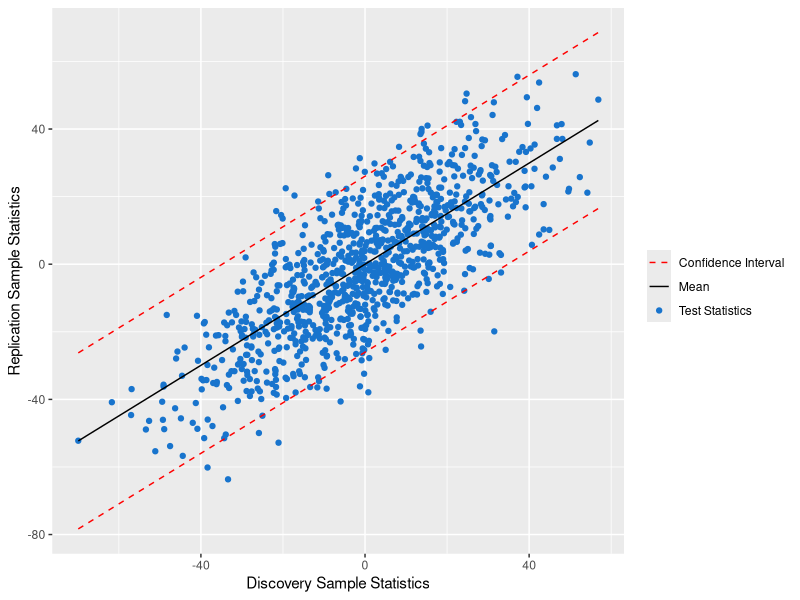
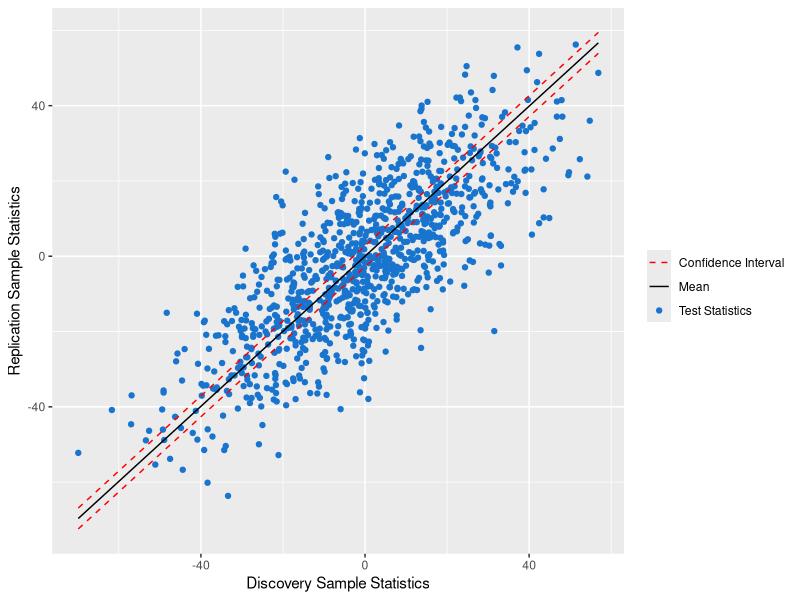
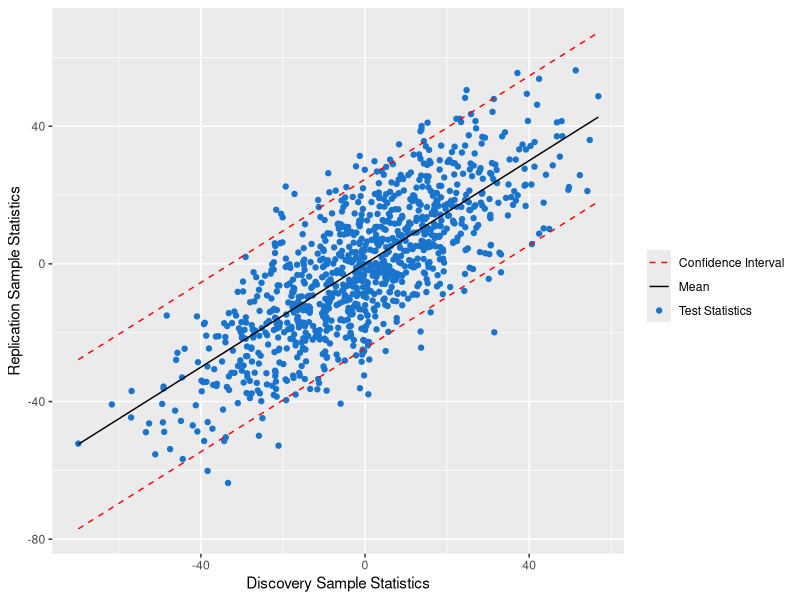
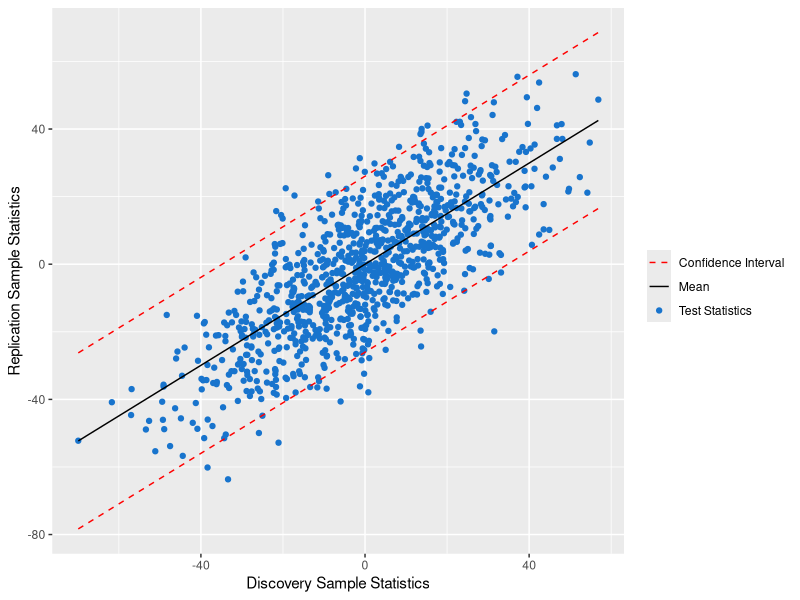
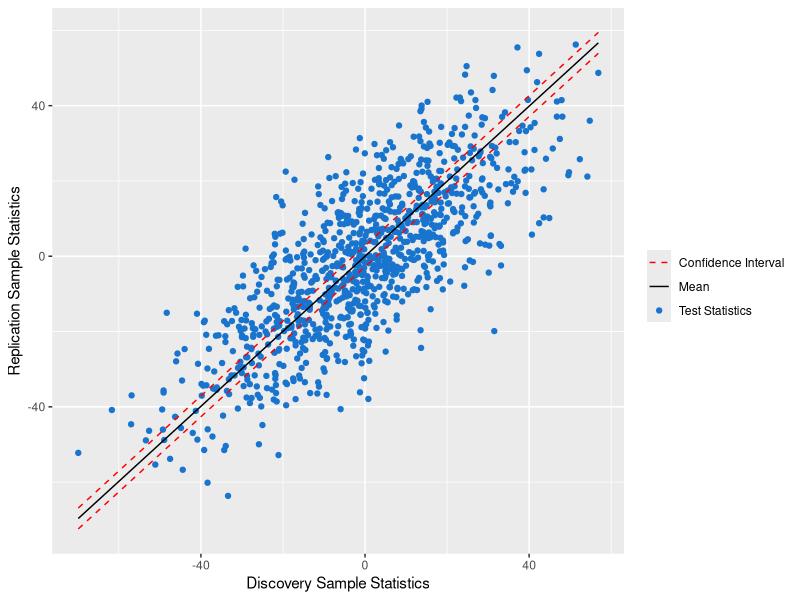
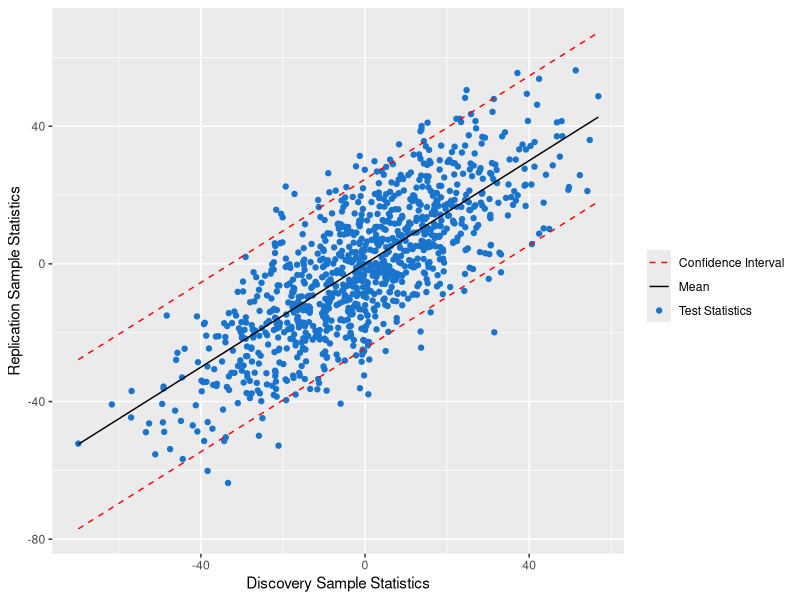

Here is the R script that generated these plots, in order:
#libraries
#install.packages("mvtnorm")
library(mvtnorm)
library(tidyverse)
library(MASS)
library(ggplot2)
library(dplyr)
library(plyr)
library(reshape2)


#simulating data 
var_g<-4*.75
var_c1<-4*.25
var_c2<-4*.25
sigma<-sqrt(var_g)
sigma_c1<-sqrt(var_c1) #first study
sigma_c2<-sqrt(var_c2) #second study 
M<-1000#number of snps
#pValue<-0.05/M
#pValue<-(1*10^(-4))
ZScore<- qnorm(0.05/M,lower.tail =FALSE)
#ZScore<-5.2
sampleSizeS1<-100
sampleSizeS2<-100

#generating lambda
lambda <- rnorm(n=M, mean=0, sd=sigma)
#generating C1
delta1 <- rnorm(n=M, mean=0, sd=sigma_c1)
#simulating C2
delta2 <- rnorm(n=M, mean=0, sd=sigma_c2)

#generating two test statistics with different confounders
data1<-matrix(nrow=M, ncol=5)

for(i in 1:M){
  data1[i,1]<-lambda[i]
  data1[i,2]<-delta1[i]
  data1[i,3]<-delta2[i]
  data1[i,4]<-rnorm(n=1, mean=(lambda[i]+delta1[i])*sqrt(sampleSizeS1), sd=1) #s1
  data1[i,5]<-rnorm(n=1, mean=(lambda[i]+delta2[i])*sqrt(sampleSizeS2), sd=1) #s2
}

data1=as.data.frame(data1)
colnames(data1)=c("lambda", "delta1", "delta2", "s1", "s2")
#results.data<-filter(data1, s1>ZScore)

data1$s1_2<-(data1$s1)/sqrt(sampleSizeS1)
data1$s2_2<-(data1$s2)/sqrt(sampleSizeS2)
s1_sig<-data1 %>% filter(s1_2>ZScore | s1_2<(-ZScore))


calculate_upperCI<-function(s1,sampleS1, sampleS2, var_g, c1, c2){
  sd_S1<-sqrt(sampleS1*var_g+1+c1*sampleS1)
  sd_S2<-sqrt(sampleS2*var_g+1+c2*sampleS2)
  mean<-(sqrt(sampleS1)*sqrt(sampleS2)*var_g*s1)/(sd_S1^2)
  var2<-sd_S2^2-((sampleS1*sampleS2*var_g^2)/(sd_S1^2))
  error <- qnorm(0.975)*sqrt(var2)
  mean+error
}

calculate_lowerCI<-function(s1,sampleS1, sampleS2, var_g, c1, c2){
  sd_S1<-sqrt(sampleS1*var_g+1+c1*sampleS1)
  sd_S2<-sqrt(sampleS2*var_g+1+c2*sampleS2)
  mean<-(sqrt(sampleS1)*sqrt(sampleS2)*var_g*s1)/(sd_S1^2)
  var2<-sd_S2^2-((sampleS1*sampleS2*var_g^2)/(sd_S1^2))
  error <- qnorm(0.975)*sqrt(var2)
  return(mean-error)
}

calculate_mean<-function(s1,sampleS1,sampleS2, var_g, c1, c2){
  sd_S1<-sqrt(sampleS1*var_g+1+c1*sampleS1)
  sd_S2<-sqrt(sampleS2*var_g+1+c2*sampleS2)
  mean<-(sqrt(sampleS1)*sqrt(sampleS2)*var_g*s1)/(sd_S1^2)
}


pred_obs<-ggplot(data = data1, mapping = aes(x = s1, y = s2)) +
  geom_point(mapping =aes(color="Test Statistics"))+
  stat_function(fun=calculate_lowerCI,args=list(sampleS1=sampleSizeS1, sampleS2=sampleSizeS2, var_g=var_g, c1=var_c1, c2=var_c2),linetype = 2, color="red")+
  stat_function(fun=calculate_upperCI,args=list(sampleS1=sampleSizeS1, sampleS2=sampleSizeS2, var_g=var_g, c1=var_c1, c2=var_c2),linetype = 2, mapping =aes(color="Confidence Interval"))+
  stat_function(fun=calculate_mean, args=list(sampleS1=sampleSizeS1, sampleS2=sampleSizeS2, var_g=var_g, c1=var_c1, c2=var_c2), mapping=aes(color="Mean"))+
  xlab("Discovery Sample Statistics")+ylab("Replication Sample Statistics")+
  theme(legend.position = "right")+
  scale_color_manual(name = element_blank(), # or name = element_blank()
                     values = c("Confidence Interval"="red", "Test Statistics"="dodgerblue3", "Mean"="black"))
pred_obs



ggsave(filename ="sim_confInterval_confouding.jpg")


pred_obs<-ggplot(data = data1, mapping = aes(x = s1, y = s2)) +
  geom_point(mapping =aes(color="Test Statistics"))+
  stat_function(fun=calculate_lowerCI,args=list(sampleS1=sampleSizeS1, sampleS2=sampleSizeS2,var_g=var_g, c1=0, c2=0),linetype = 2, color="red")+
  stat_function(fun=calculate_upperCI,args=list(sampleS1=sampleSizeS1, sampleS2=sampleSizeS2,var_g=var_g, c1=0, c2=0),linetype = 2, mapping =aes(color="Confidence Interval"))+
  stat_function(fun=calculate_mean, args=list(sampleS1=sampleSizeS1, sampleS2=sampleSizeS2, var_g=var_g, c1=0, c2=0), mapping=aes(color="Mean"))+
  xlab("Discovery Sample Statistics")+ylab("Replication Sample Statistics")+
  theme(legend.position = "right")+
  scale_color_manual(name = element_blank(), # or name = element_blank()
                     values = c("Confidence Interval"="red", "Test Statistics"="dodgerblue3", "Mean"="black"))
pred_obs


ggsave(filename ="sim_confInterval_withoutconfouding.jpg")



#estimating confouding and heriability from data 
#s1 variance
N_1<-sampleSizeS1
N_2<-sampleSizeS2
num_s1<-sum(data1$s1_2>ZScore|data1$s1_2<(-ZScore))


MLE<-function(var){
  estimate<-choose(M,num_s1)
  for(i in s1_sig$s1){
    estimate<-estimate*dnorm(i, mean=0, sd=sqrt(var))
  }
  estimate<-estimate*(pnorm(ZScore*sqrt(sampleSizeS1), mean=0, sd=sqrt(var))-pnorm((-ZScore)*sqrt(sampleSizeS1), mean=0, sd=sqrt(var)))^(M-num_s1)
}
max<-0
maxVar<-0

for(i in seq(from=0.1, to=10*sampleSizeS1, by=.1)){
  temp<-MLE(i)
  #print(temp)
  if (temp>max) {
    max<-temp
    maxVar<-i
  }
}


#first method to estimate var_g
expected_mean_ratio<-function(sigma_g_2){
  sqrt(N_1*N_2)*sigma_g_2/maxVar
}
sigma_g_estimator <- 0
min_rms <- 10000
var_g_est2 <- 0
for (i in 1:10000){
  ratio<-expected_mean_ratio(sigma_g_estimator)
  expected_s2 <- s1_sig$s1*ratio
  cur_rms <- sqrt(sum((expected_s2-s1_sig$s2)^2))
  if (cur_rms < min_rms){
    min_rms<- cur_rms
    var_g_est2 <- sigma_g_estimator
  }
  sigma_g_estimator <- sigma_g_estimator+0.01
}

#another var_g estimator
var_g_1 <- mean(s1_sig$s2/s1_sig$s1)*maxVar/sqrt(sampleSizeS1*sampleSizeS2)

#est c1
c1_est2<-(maxVar-1-var_g_1*(N_1))/(N_1)

#estimating sigmac2
MLE_joint_probability<-function(var_g, var_c1, var_c2){
  cov_matrix=matrix(data=NA, nrow=2, ncol=2)
  cov_matrix[1,1]=N_1*var_g+N_1*var_c1+1
  cov_matrix[1,2]=sqrt(N_1*N_2)*var_g
  cov_matrix[2,1]=sqrt(N_1*N_2)*var_g
  cov_matrix[2,2]=N_2*var_g+N_2*var_c2+1
  
  mean_matrix=matrix(data=NA, nrow=2, ncol=1)
  mean_matrix[1,1]=0
  mean_matrix[2,1]=0
  
  estimate<-choose(M,num_s1)
  
  vector<-(s1_sig[,c(4,5)])
  prob<-dmvnorm(x=vector, mean = mean_matrix, sigma = cov_matrix, log = FALSE)
  
  for(i in prob){
    estimate<-estimate*i
  }
  return(estimate)
}

max<-0
c2_est<-0
for(i in seq(from=0,to=10, by=0.001)){
  temp<-MLE_joint_probability(var_g_1, c1_est2, i)
  if(temp>max){
    max<-temp
    c2_est<-i
  }
}

pred_obs<-ggplot(data = data1, mapping = aes(x = s1, y = s2)) +
  geom_point(mapping =aes(color="Test Statistics"))+
  stat_function(fun=calculate_lowerCI,args=list(sampleS1=sampleSizeS1, sampleS2=sampleSizeS2,var_g=var_g_est2, c1=c1_est2, c2=c2_est),linetype = 2, color="red")+
  stat_function(fun=calculate_upperCI,args=list(sampleS1=sampleSizeS1, sampleS2=sampleSizeS2,var_g=var_g_est2, c1=c1_est2, c2=c2_est),linetype = 2, mapping =aes(color="Confidence Interval"))+
  stat_function(fun=calculate_mean, args=list(sampleS1=sampleSizeS1, sampleS2=sampleSizeS2,var_g=var_g_est2, c1=c1_est2, c2=c2_est), mapping=aes(color="Mean"))+
  xlab("Discovery Sample Statistics")+ylab("Replication Sample Statistics")+
  theme(legend.position = "right")+
  scale_color_manual(name = element_blank(), # or name = element_blank()
                     values = c("Confidence Interval"="red", "Test Statistics"="dodgerblue3", "Mean"="black"))
pred_obs

ggsave(filename ="sim_confInterval_confoudingEST.jpg")



#calculating s2 given s1
ZScore_2<-qnorm(0.05/nrow(s1_sig),lower.tail =FALSE)
calculate_pcondtional<-function(s1, var_g, var_c1, var_c2){
  mean<-(sqrt(N_1*N_2)*var_g*s1)/(1+N_1*var_g+N_1*var_c1)
  #var<-(1-(sigma_g^4)/((1+sigma_g^2+sigma_c1^2)*(1+sigma_g^2+sigma_c2^2)))*(1+sigma_g^2+sigma_c2^2)
  var<-(N_2*var_g)+(N_2*var_c2)+1-((N_1*N_2*var_g^2)/(N_1*var_g+N_1*var_c1+1))
  p <- s1
  for (i in 1:NROW(s1)){
    if (s1[i]>0){
      p[i]<-(1-pnorm(ZScore_2*sqrt(N_2), mean[i], sqrt(var)))
    }
    else{
      p[i]<-pnorm(-ZScore_2*sqrt(N_2), mean[i], sqrt(var))
    }
  }
  return (p)
}

calculate_pcondtional_mean<-function(s1, var_g, var_c1, var_c2){
  mean<-(sqrt(N_1*N_2)*var_g*s1)/(1+N_1*var_g+N_1*var_c1)
  #var<-(1-(sigma_g^4)/((1+sigma_g^2+sigma_c1^2)*(1+sigma_g^2+sigma_c2^2)))*(1+sigma_g^2+sigma_c2^2)
  var<-(N_2*var_g)+(N_2*var_c2)+1-((N_1*N_2*var_g^2)/(N_1*var_g+N_1*var_c1+1))
  return (mean)
}

calculate_pcondtional_var<-function(s1, var_g, var_c1, var_c2){
  mean<-(sqrt(N_1*N_2)*var_g*s1)/(1+N_1*var_g+N_1*var_c1)
  #var<-(1-(sigma_g^4)/((1+sigma_g^2+sigma_c1^2)*(1+sigma_g^2+sigma_c2^2)))*(1+sigma_g^2+sigma_c2^2)
  var<-(N_2*var_g)+(N_2*var_c2)+1-((N_1*N_2*var_g^2)/(N_1*var_g+N_1*var_c1+1))
  return (var)
}

#rep rate 
#s1_sig<-nrow(filter(data, s1>5.2|s1<(-5.2)))
s1_s2_sig<-s1_sig %>% filter(s2_2>ZScore_2 | s2_2<(-ZScore_2))
repRate=nrow(s1_s2_sig)/nrow(s1_sig)

#theoretical reprate
theo_rep <- sum(calculate_pcondtional(s1_sig$s1, var_g_est2, c1_est2, c2_est))/nrow(s1_sig)
try.temp <- cbind(s1_sig$s1_2,s1_sig$s2_2,
                  calculate_pcondtional(s1_sig$s1, var_g_est2, c1_est2, c2_est),
                  calculate_pcondtional_mean(s1_sig$s1, var_g_est2, c1_est2, c2_est),
                  calculate_pcondtional_var(s1_sig$s1, var_g_est2, c1_est2, c2_est))
colnames(try.temp)<-c("s1_2","s2_2","prob","pred_mean","pred_var")